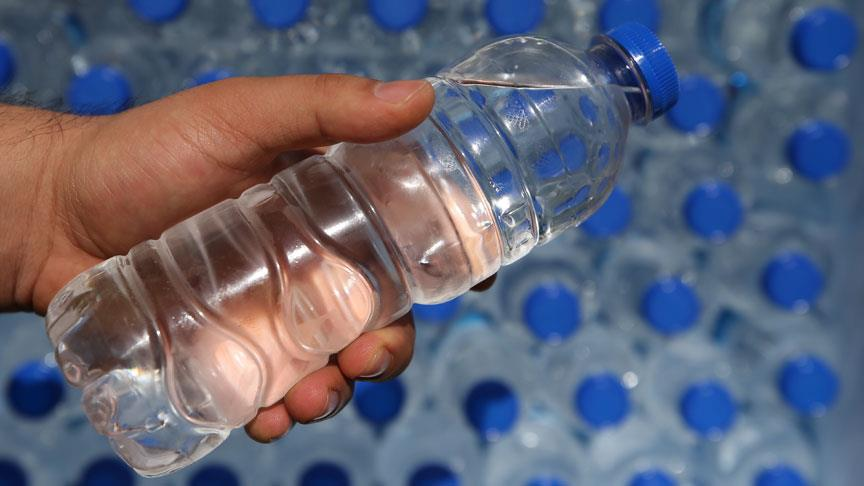
#> input picture images/example.jpg, 864 x 486 px, found by its file name
$ jupyter execute --allow-errors deneme.ipynb
#> lines starting #> are read from the running program, lines starting #| are printed output that depends on the picture
[cell 1]
import requests

url = "http://127.0.0.1:8000/predict"
file_path = "/Users/wizardoz/Desktop/Wizardoz/AI/RD-Promt Engineering /Odevler/Odev 8/images/example.jpg"

#> (the rest of this cell did not finish here and is left out)

[cell 2]
from PIL import Image, ImageDraw

def draw_predictions(image_path, predictions, save_path):
    image = Image.open(image_path).convert("RGB")
#> image is the input picture: PIL image 864x486 RGB; mean R, G, B 98.3, 99.6, 116.8
    draw = ImageDraw.Draw(image)

    for idx, (cls, conf, coord) in enumerate(zip(predictions["class"], predictions["confidence"], predictions["coordinates"])):
        x1, y1, x2, y2 = coord
        draw.rectangle([x1, y1, x2, y2], outline="red", width=3)
        draw.text((x1, y1 - 10), f"Class: {cls}, Conf: {conf:.2f}", fill="red")

    image.save(save_path)
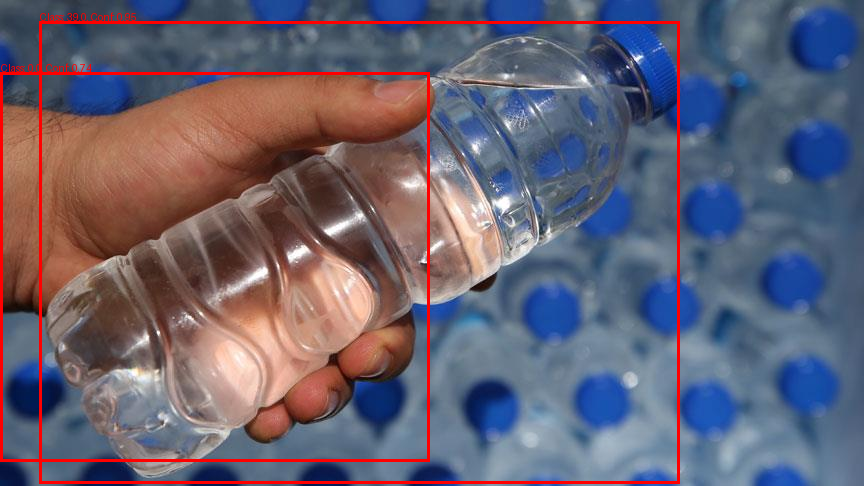
#> saved as example_output.jpg: PIL image 864x486 RGB; mean R, G, B 103.2, 97, 113.5
    print(f"Output saved to {save_path}")

# Örnek kullanım
image_path = "/Users/wizardoz/Desktop/Wizardoz/AI/RD-Promt Engineering /Odevler/Odev 8/images/example.jpg"
save_path = "/Users/wizardoz/Desktop/Wizardoz/AI/RD-Promt Engineering /Odevler/Odev 8/outputs/example_output.jpg"

draw_predictions(image_path, {
    "class": [39.0, 0.0],
    "confidence": [0.947879433631897, 0.7367285490036011],
    "coordinates": [
        [39.729339599609375, 21.271812438964844, 679.0150756835938, 483.809814453125],
        [0.9300201535224915, 72.42576599121094, 429.8463439941406, 461.499755859375]
    ]
}, save_path)
